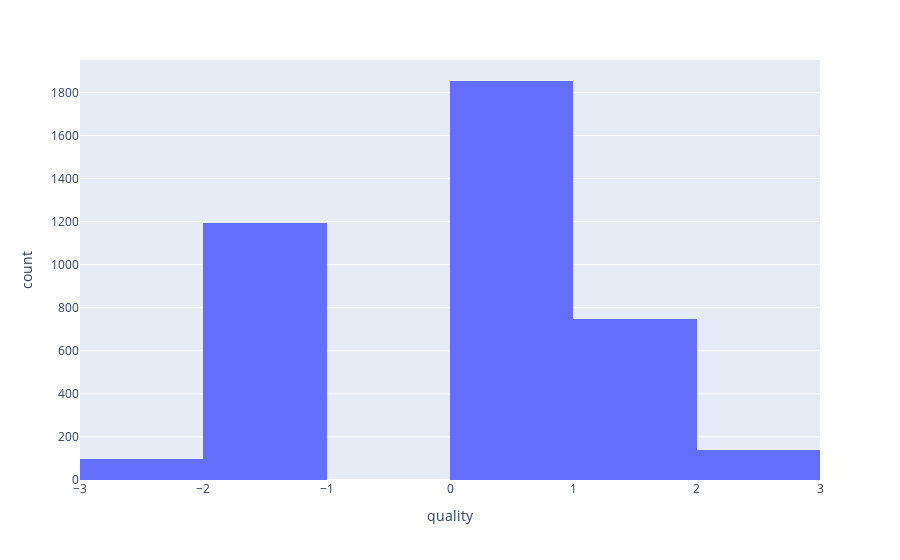

Notebook source saved alongside this figure:
### Code cell
import plotly.express as px
import pandas as pd
df_wine_data= pd.read_csv("data\preprocessed_ro_n_white.csv")

fig = px.histogram(df_wine_data,x='quality')
fig.show()

### Figure 1 — Plotly figure (JSON) as saved in the notebook; plotly's stock layout.template omitted (floating-point values rounded to 4 significant figures; data arrays with more than 128 entries replaced by an {"elided": "..."} marker saying what was removed)
{"data": [{"alignmentgroup": "True", "bingroup": "x", "hovertemplate": "quality=%{x}<br>count=%{y}<extra></extra>", "legendgroup": "", "marker": {"color": "#636efa"}, "name": "", "offsetgroup": "", "orientation": "v", "showlegend": false, "type": "histogram", "x": {"elided": "4028 float values"}, "xaxis": "x", "yaxis": "y"}], "layout": {"barmode": "relative", "legend": {"tracegroupgap": 0}, "margin": {"t": 60}, "xaxis": {"anchor": "y", "domain": [0, 1], "title": {"text": "quality"}}, "yaxis": {"anchor": "x", "domain": [0, 1], "title": {"text": "count"}}}}
